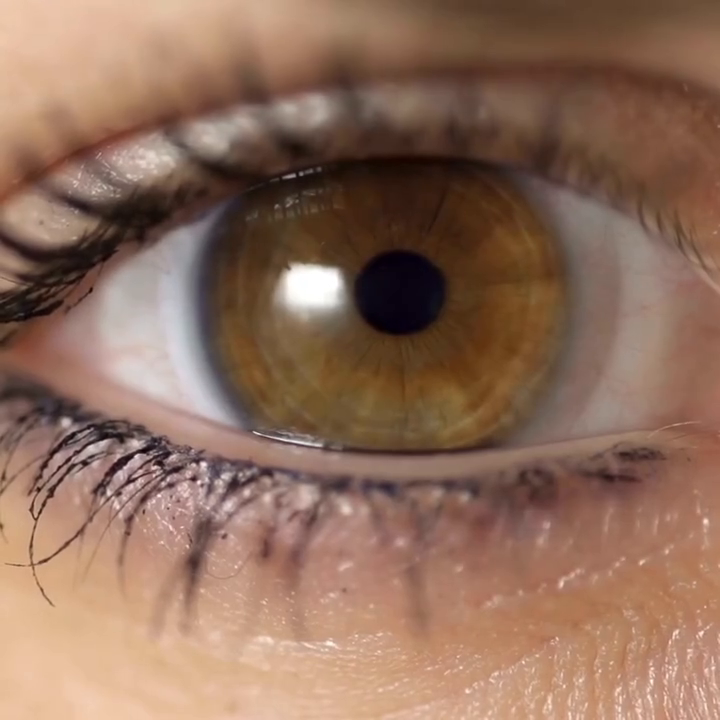
#> input picture frame 51 of eyehehe.mp4, 720 x 720 px
$ python gaze_detection.py
#> lines starting #> are read from the running program, lines starting #| are printed output that depends on the picture; after the words box and inside, x2 and y2 are one past the last pixel; in counts of white or black regions, pixels touching at a corner belong together
import cv2
import numpy as np

# video lai load gareko
cap = cv2.VideoCapture("eyehehe.mp4")

while True:
    ret, frame = cap.read()
#> frame is the input picture: shape (720, 720, 3); mean B, G, R 91.8, 110.2, 143.8
#    roi = frame[50:2000, 200:1300] #from top to bottom, left to right, these number
    roi = frame[100:1200, 50:1300] #from top to bottom, left to right, these number
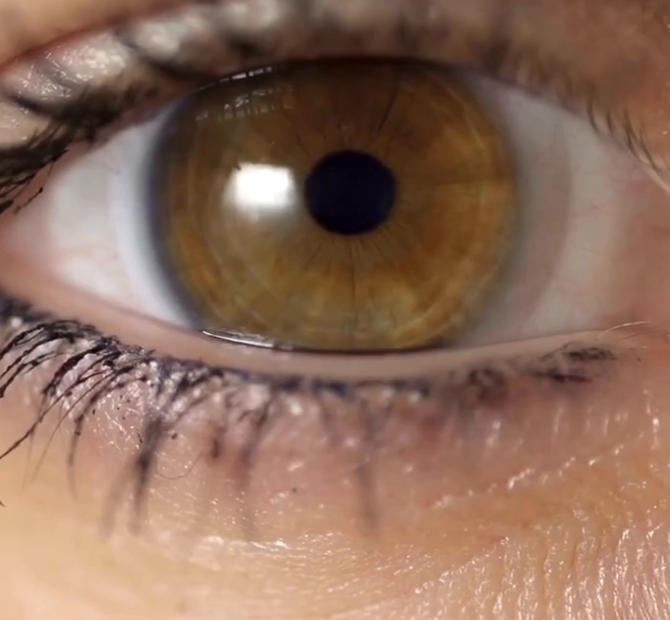
#> roi: shape (620, 670, 3); mean B, G, R 91, 108.5, 141.5
    rows, cols, _ = roi.shape
#> rows = 620; cols = 670
    gray_roi = cv2.cvtColor(roi,cv2.COLOR_BGR2GRAY) #gray pardincha video
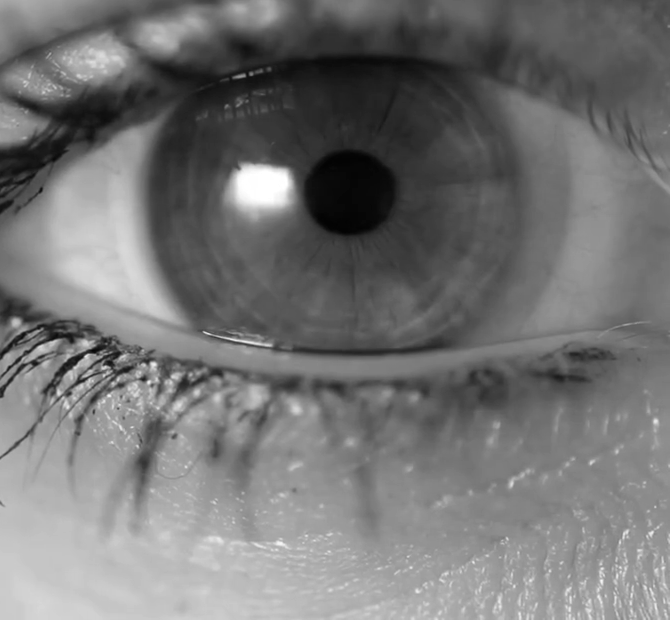
#> gray_roi: shape (620, 670); min 2, max 255, mean 116.4
    gray_roi = cv2.GaussianBlur(gray_roi, (7,7), 0)
    _, threshold = cv2.threshold(gray_roi, 35, 255, cv2.THRESH_BINARY_INV)    # video sakiyo or read garna sakena vane break huncha
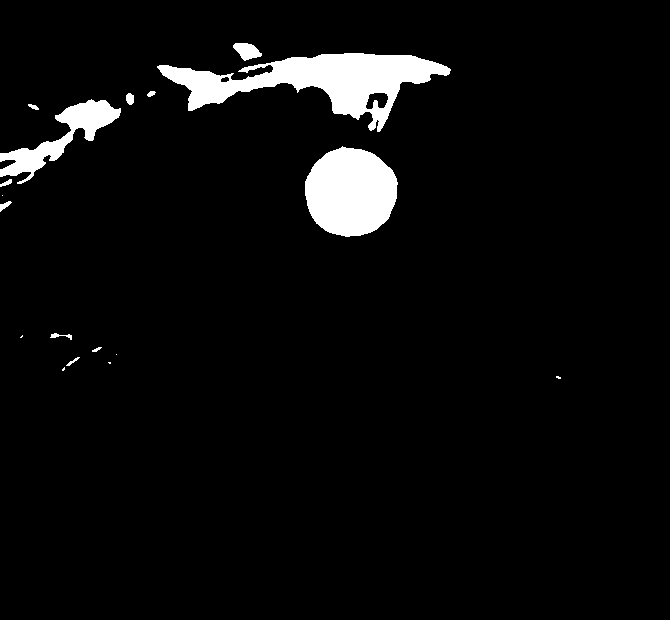
#> threshold: shape (620, 670); 4.7% white; 18 white regions (6 under 20 px)
    contours, _ = cv2.findContours(threshold, cv2.RETR_TREE, cv2.CHAIN_APPROX_SIMPLE)
#> contours = 20 contours, 7 with area under 20; largest, box (x1, y1, x2, y2) and area: (157, 53, 451, 132) 9075, (305, 146, 398, 237) 6358, (0, 99, 121, 184) 2708, (233, 43, 262, 61) 298, (365, 92, 389, 110) 278
    contours= sorted(contours, key=lambda x: cv2.contourArea(x), reverse=True)
    print(contours)
#> (printed output is left out)
    for cnt in contours:
        (x,y,w,h) = cv2.boundingRect(cnt)
        #  cv2.drawContours(roi, [cnt], -1, (0,0,255), 3)
        if cv2.contourArea(cnt) < 100:
            continue
        aspect_ratio = float(w) / h
        if aspect_ratio < 0.4 or aspect_ratio > 2.3:
            continue
        cv2.rectangle(roi, (x,y) ,(x+w,y+h), (255,0,0), 2)
        cv2.line(roi,(x+int(w/2),0),(x+int(w/2),rows),(0,255,0),2)
        cv2.line(roi,(0, y+int(h/2)),(cols,y+int(h/2)),(0,255,0),2)

        break
#> this loop made 2 passes
#> (x, y, w, h, aspect_ratio) on passes 1 to 2: (157, 53, 294, 79, 3.72), (305, 146, 93, 91, 1.02)
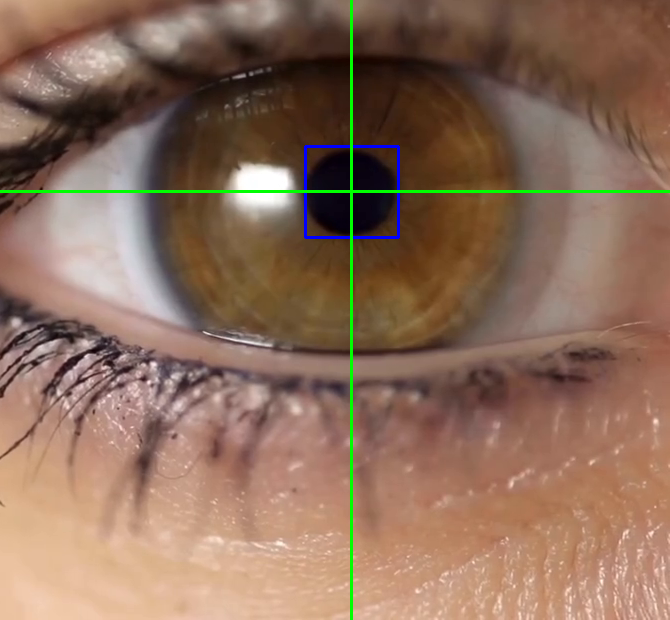
#> roi: shape (620, 670, 3); 1.19% of pixels changed, all inside (x1, y1, x2, y2) = (0, 0, 670, 620)


    # Display the frame, frame vaneko the same video we are talking about
    cv2.imshow("Threshold",  threshold)

    cv2.imshow("gray roi",  gray_roi)

    cv2.imshow("Roi", roi)

    key = cv2.waitKey(30)
#> (key Esc is pressed here)

    if key == 27:
        break

cap.release()
cv2.destroyAllWindows()

$ run again, starting later in the video
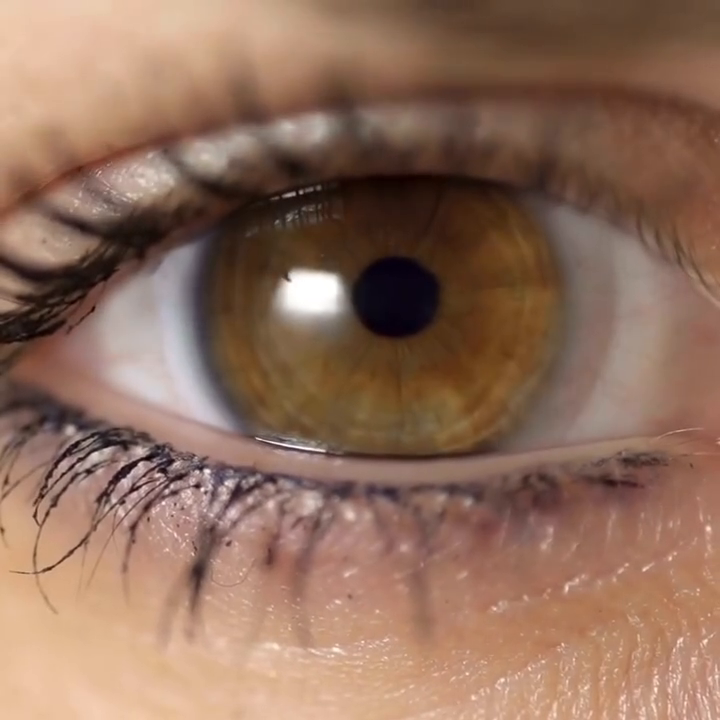
#> input picture frame 229 of eyehehe.mp4, 720 x 720 px
#> frame is the input picture: shape (720, 720, 3); mean B, G, R 92, 110.4, 144.2
#> `_, threshold = cv2.threshold(gray_roi, 35, 255, cv2.THRESH_BINARY_INV)`:
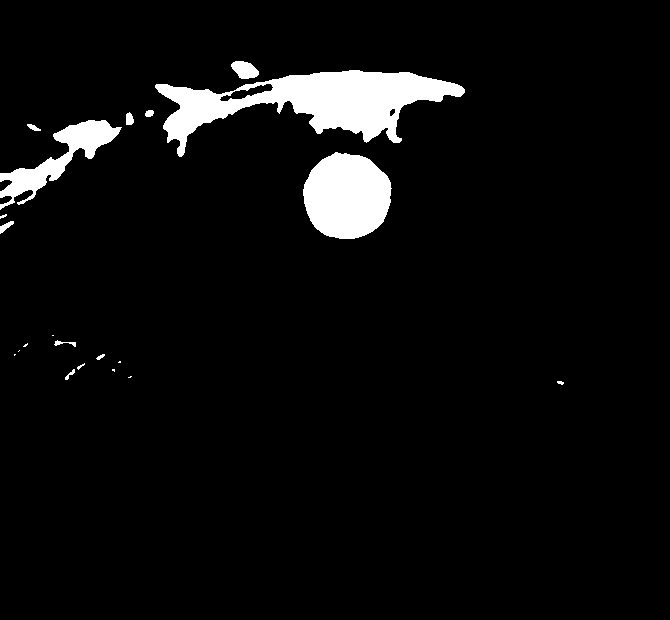
#> threshold: shape (620, 670); 5.1% white; 21 white regions (8 under 20 px)
#> contours = 23 contours, 11 with area under 20; largest, box (x1, y1, x2, y2) and area: (155, 70, 465, 157) 11174, (303, 152, 392, 239) 5856, (0, 120, 122, 210) 2838, (219, 83, 274, 102) 385, (231, 61, 259, 79) 324
#> (printed output is left out)
#> the loop `for cnt in contours:` made 2 passes
#> (x, y, w, h, aspect_ratio) on passes 1 to 2: (155, 70, 310, 87, 3.56), (303, 152, 89, 87, 1.02)
#> after the loop `for cnt in contours:`:
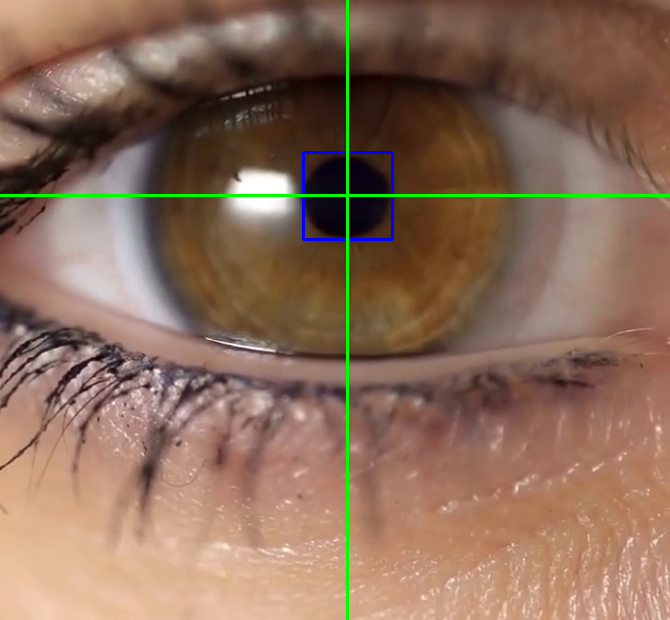
#> roi: shape (620, 670, 3); mean B, G, R 90.1, 108.9, 139.5
